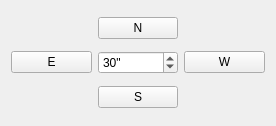
<?xml version="1.0" encoding="UTF-8"?>
<ui version="4.0">
 <class>CompassMoveWidget</class>
 <widget class="QWidget" name="CompassMoveWidget">
  <property name="geometry">
   <rect>
    <x>0</x>
    <y>0</y>
    <width>276</width>
    <height>126</height>
   </rect>
  </property>
  <property name="windowTitle">
   <string>Form</string>
  </property>
  <layout class="QGridLayout" name="gridLayout">
   <item row="0" column="1">
    <widget class="QPushButton" name="buttonOffsetNorth">
     <property name="text">
      <string>N</string>
     </property>
     <property name="icon">
      <iconset resource="resources.qrc">
       <normaloff>:/resources/arrow-alt-circle-up-solid.svg</normaloff>:/resources/arrow-alt-circle-up-solid.svg</iconset>
     </property>
    </widget>
   </item>
   <item row="1" column="0">
    <widget class="QPushButton" name="buttonOffsetEast">
     <property name="text">
      <string>E</string>
     </property>
     <property name="icon">
      <iconset resource="resources.qrc">
       <normaloff>:/resources/arrow-alt-circle-left-solid.svg</normaloff>:/resources/arrow-alt-circle-left-solid.svg</iconset>
     </property>
    </widget>
   </item>
   <item row="1" column="1">
    <widget class="QSpinBox" name="spinOffset">
     <property name="suffix">
      <string>&quot;</string>
     </property>
     <property name="prefix">
      <string/>
     </property>
     <property name="maximum">
      <number>999</number>
     </property>
     <property name="singleStep">
      <number>10</number>
     </property>
     <property name="value">
      <number>30</number>
     </property>
    </widget>
   </item>
   <item row="1" column="2">
    <widget class="QPushButton" name="buttonOffsetWest">
     <property name="text">
      <string>W</string>
     </property>
     <property name="icon">
      <iconset resource="resources.qrc">
       <normaloff>:/resources/arrow-alt-circle-right-solid.svg</normaloff>:/resources/arrow-alt-circle-right-solid.svg</iconset>
     </property>
    </widget>
   </item>
   <item row="2" column="1">
    <widget class="QPushButton" name="buttonOffsetSouth">
     <property name="text">
      <string>S</string>
     </property>
     <property name="icon">
      <iconset resource="resources.qrc">
       <normaloff>:/resources/arrow-alt-circle-down-solid.svg</normaloff>:/resources/arrow-alt-circle-down-solid.svg</iconset>
     </property>
    </widget>
   </item>
  </layout>
 </widget>
 <resources>
  <include location="resources.qrc"/>
 </resources>
 <connections/>
</ui>
